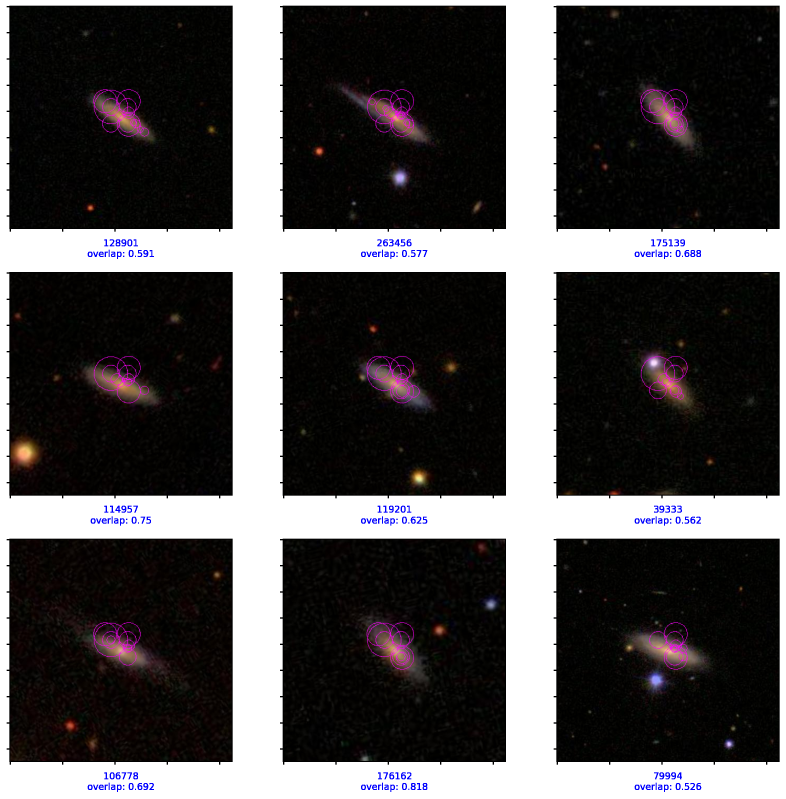
#> input picture data/images/structures_examples/r2_l1000,vv_1000_15-1.png, 2357 x 2395 px (shown at 1/3 size)
$ python -i imageProcessing.py   (imports and definitions only)
#> lines starting #> are read from the running program, lines starting #| are printed output that depends on the picture; after the words box and inside, x2 and y2 are one past the last pixel; in counts of white or black regions, pixels touching at a corner belong together
#> further down, picture is the input picture: shape (2395, 2357, 3); mean B, G, R 76.9, 76.3, 78.6
import random
import cv2 as cv
import numpy as np
from tqdm import tqdm
import os

BINOMIAL_KERNEL = 1 / 273 * np.array([[1, 4, 7, 4, 1],
                                      [4, 16, 26, 16, 4],
                                      [7, 26, 41, 26, 7],
                                      [4, 16, 26, 16, 4],
                                      [1, 4, 7, 4, 1]])

MORPH_ELLIPSE_5x5 = cv.getStructuringElement(cv.MORPH_ELLIPSE, (5, 5))
MORPH_ELLIPSE_11x11 = cv.getStructuringElement(cv.MORPH_ELLIPSE, (11, 11))


def filter_image(image):
    img_gray = cv.cvtColor(image, cv.COLOR_BGR2GRAY)
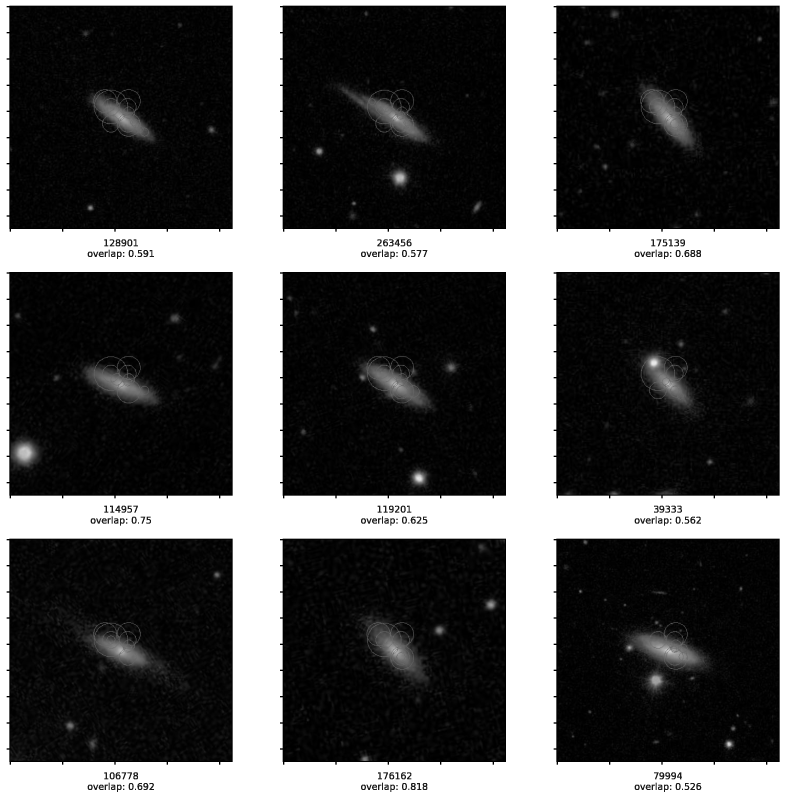
#> img_gray: shape (2395, 2357) (shown at 1/3 size); min 0, max 255, mean 77.1
    img_blur = cv.medianBlur(img_gray, 3)
    (thresh, im_bw) = cv.threshold(img_blur, 11, 255, cv.THRESH_BINARY)
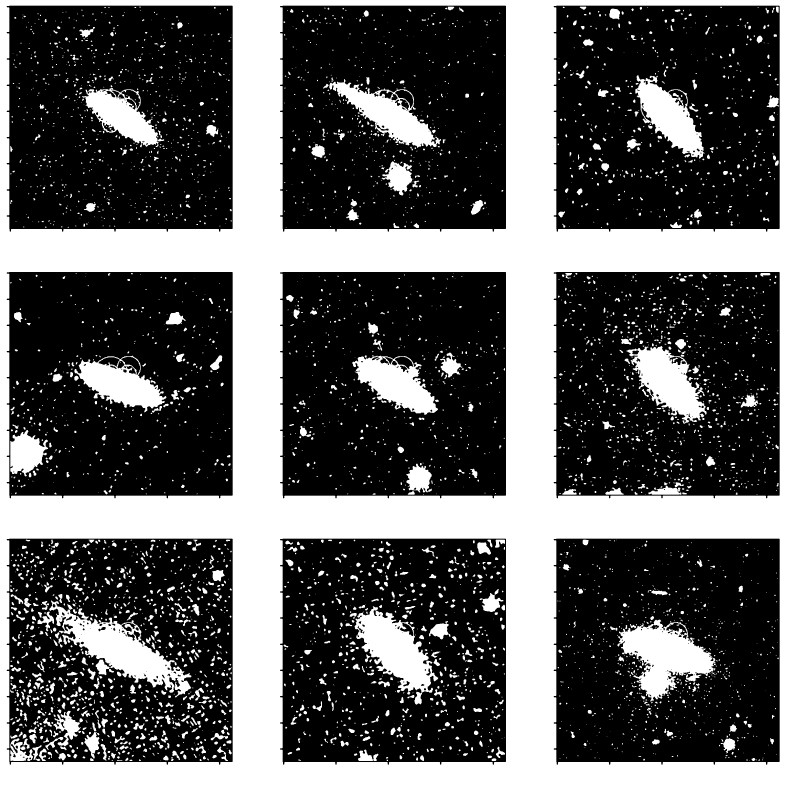
#> im_bw: shape (2395, 2357) (shown at 1/3 size); 36.6% white; 5129 white regions (2943 under 20 px), largest, box (x1, y1, x2, y2) and area: (0, 0, 2357, 2395) 1598909, (148, 1801, 574, 2092) 38207, (1852, 1859, 2147, 2105) 35740
    img_erode = cv.erode(im_bw, kernel=MORPH_ELLIPSE_5x5, iterations=3)
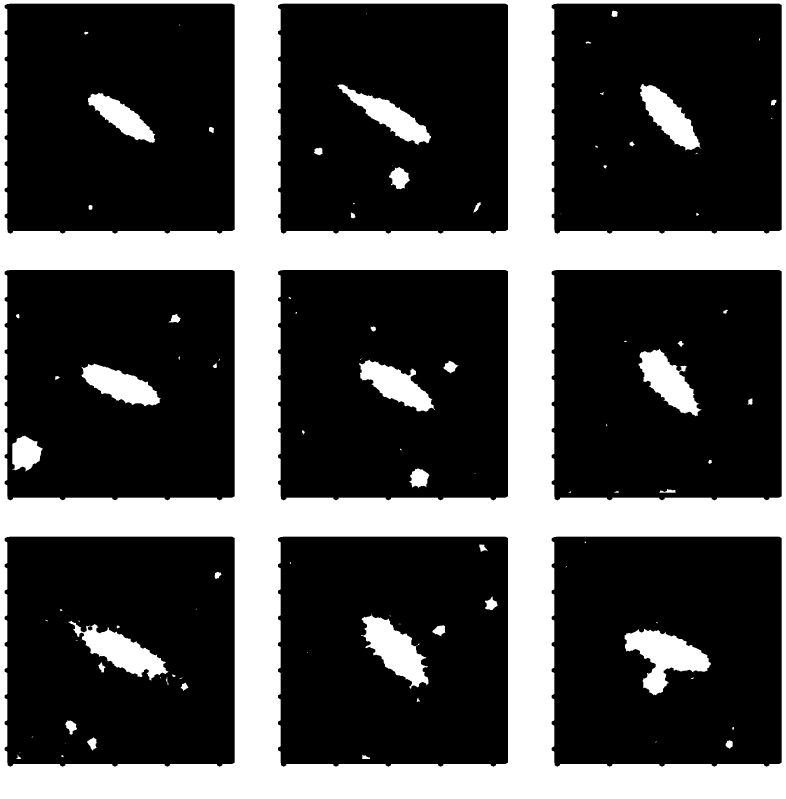
#> img_erode: shape (2395, 2357) (shown at 1/3 size); 28.8% white; 109 white regions (46 under 20 px), largest, box (x1, y1, x2, y2) and area: (0, 0, 2357, 2395) 1445126, (1873, 1886, 2133, 2086) 24049, (1083, 1841, 1286, 2066) 20756
    img_dilate = cv.dilate(img_erode, kernel=MORPH_ELLIPSE_11x11, iterations=2)
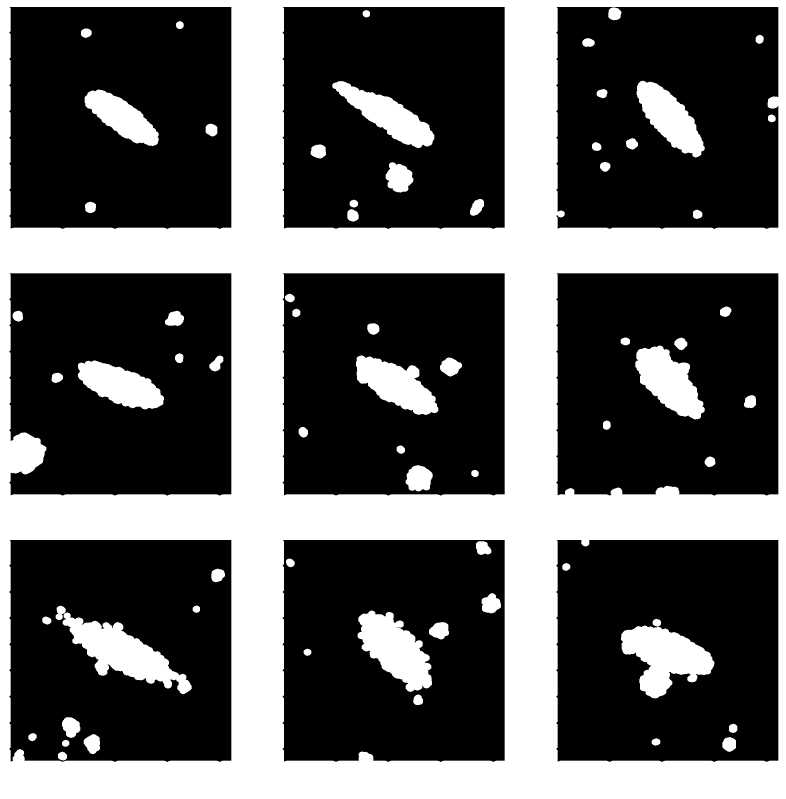
#> img_dilate: shape (2395, 2357) (shown at 1/3 size); 35.7% white; 68 white regions, largest, box (x1, y1, x2, y2) and area: (0, 0, 2357, 2395) 1712676, (188, 1837, 575, 2083) 36174, (1863, 1876, 2143, 2096) 34364
    return cv.bitwise_and(image, image, mask=img_dilate)


def change_position(image):
    height, width = image.shape[:2]
    center = (width / 2, height / 2)
    eighth_height, eighth_width = height / 8, width / 8
    sng = 1 if random.random() < 0.5 else -1
    T = np.float32([
        [1, 0, sng * eighth_width],
        [0, 1, sng * eighth_height]])
    R = cv.getRotationMatrix2D(center, angle=sng * 30, scale=1)
    img_translation = cv.warpAffine(image, T, (width, height))
    img_rotation = cv.warpAffine(img_translation, R, (width, height))
    img_flip = cv.flip(img_rotation, sng)
    return img_flip


def upsampling_imgs(list_im_names, dir_path, dest_dir, filter=True):
    """
    Args:
        list_im_names: List of names without file extension
        dir_path: Source path directory
        dest_dir: Destiny path directory
    """
    for im_name in tqdm(list_im_names):
        path = os.path.join(dir_path, im_name + '.jpg')
        image = cv.imread(path, cv.IMREAD_COLOR)
        if image is None:
            raise ValueError("La imagen " + im_name + " no existe")
        im_new_pos = change_position(image)
        new_im, prefix = (filter_image(im_new_pos), 'F') if filter else (im_new_pos, 'A')
        cv.imwrite(os.path.join(dest_dir, prefix + im_name + '.jpg'), new_im)

>>> import cv2
>>> picture = cv2.imread('../../data/images/structures_examples/r2_l1000,vv_1000_15-1.png')
>>> result = filter_image(picture)
